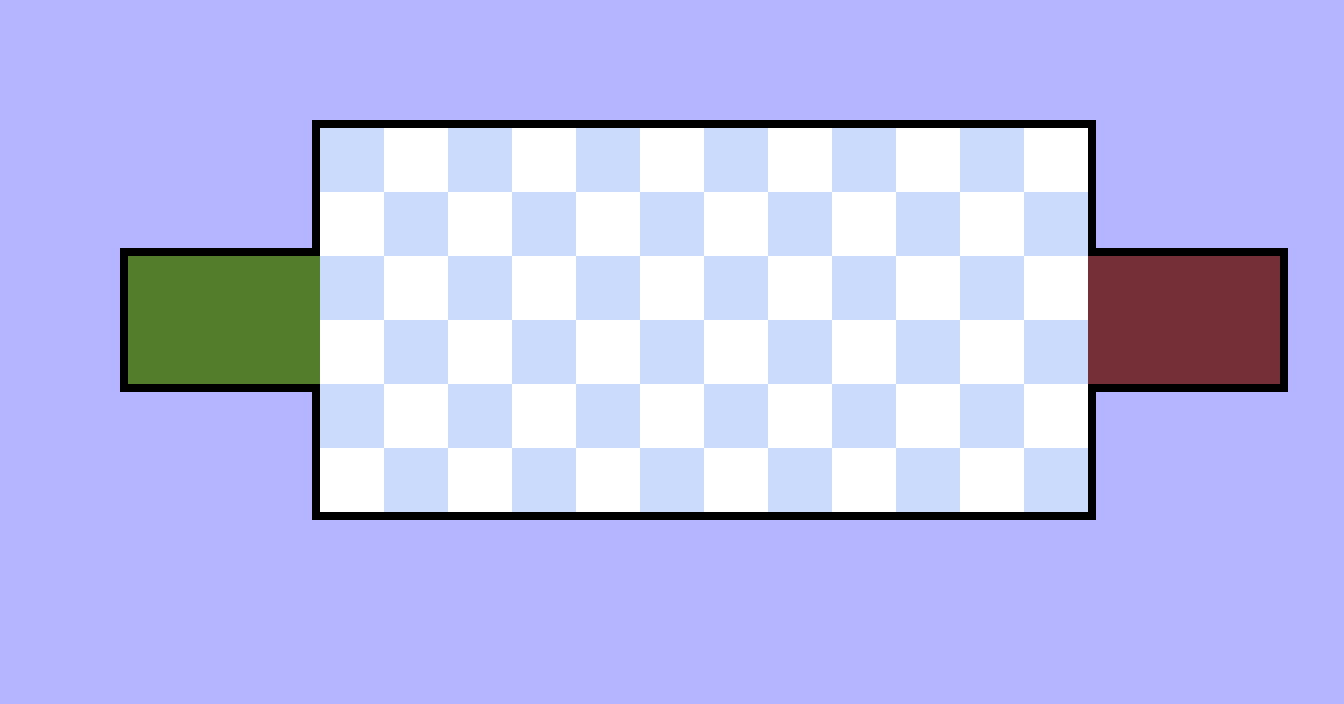

This game map was drawn from its Tiled (.tmx) file and the tilesets committed beside it. A one-line description and the full map source follow:
An orthogonal 21x11 tile map with 64x64 px tiles, 2 tile layers (Main, Background), 4 tilesets.

<map version="1.10" tiledversion="1.10.2" orientation="orthogonal" renderorder="right-down" width="21" height="11" tilewidth="64" tileheight="64" infinite="0" nextlayerid="3" nextobjectid="1">
 <tileset firstgid="1" source="cornersnsides.tsx" />
 <tileset firstgid="10" source="corners.tsx" />
 <tileset firstgid="14" source="background.tsx" />
 <tileset firstgid="16" source="zones.tsx" />
 <layer id="1" name="Main" width="21" height="11">
  <data encoding="csv">
5,5,5,5,5,5,5,5,5,5,5,5,5,5,5,5,5,5,5,5,5,
5,5,5,5,13,8,8,8,8,8,8,8,8,8,8,8,8,12,5,5,5,
5,5,5,5,6,0,0,0,0,0,0,0,0,0,0,0,0,4,5,5,5,
5,13,8,8,9,0,0,0,0,0,0,0,0,0,0,0,0,7,8,8,12,
5,6,0,0,0,0,0,0,0,0,0,0,0,0,0,0,0,0,0,0,4,
5,6,0,0,0,0,0,0,0,0,0,0,0,0,0,0,0,0,0,0,4,
5,11,2,2,3,0,0,0,0,0,0,0,0,0,0,0,0,1,2,2,10,
5,5,5,5,6,0,0,0,0,0,0,0,0,0,0,0,0,4,5,5,5,
5,5,5,5,11,2,2,2,2,2,2,2,2,2,2,2,2,10,5,5,5,
5,5,5,5,5,5,5,5,5,5,5,5,5,5,5,5,5,5,5,5,5,
5,5,5,5,5,5,5,5,5,5,5,5,5,5,5,5,5,5,5,5,5
</data>
 </layer>
 <layer id="2" name="Background" width="21" height="11">
  <data encoding="csv">
0,0,0,0,0,0,0,0,0,0,0,0,0,0,0,0,0,0,0,0,0,
0,0,0,0,0,0,0,0,0,0,0,0,0,0,0,0,0,0,0,0,0,
0,0,0,0,0,14,15,14,15,14,15,14,15,14,15,14,15,0,0,0,0,
0,0,0,0,0,15,14,15,14,15,14,15,14,15,14,15,14,0,0,0,0,
0,0,16,16,16,14,15,14,15,14,15,14,15,14,15,14,15,17,17,17,0,
0,0,16,16,16,15,14,15,14,15,14,15,14,15,14,15,14,17,17,17,0,
0,0,0,0,0,14,15,14,15,14,15,14,15,14,15,14,15,0,0,0,0,
0,0,0,0,0,15,14,15,14,15,14,15,14,15,14,15,14,0,0,0,0,
0,0,0,0,0,0,0,0,0,0,0,0,0,0,0,0,0,0,0,0,0,
0,0,0,0,0,0,0,0,0,0,0,0,0,0,0,0,0,0,0,0,0,
0,0,0,0,0,0,0,0,0,0,0,0,0,0,0,0,0,0,0,0,0
</data>
 </layer>
</map>